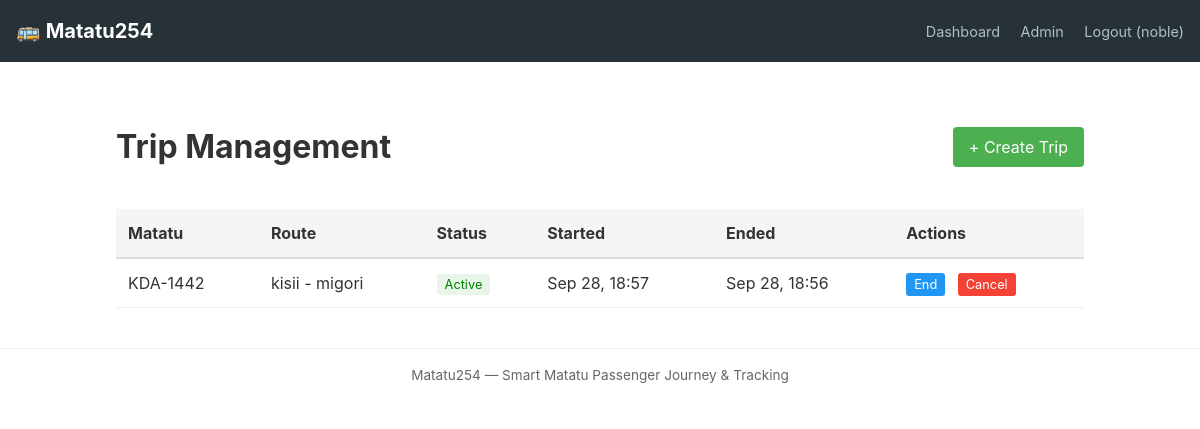
The app's page /management/trips/ (signed in), older data.
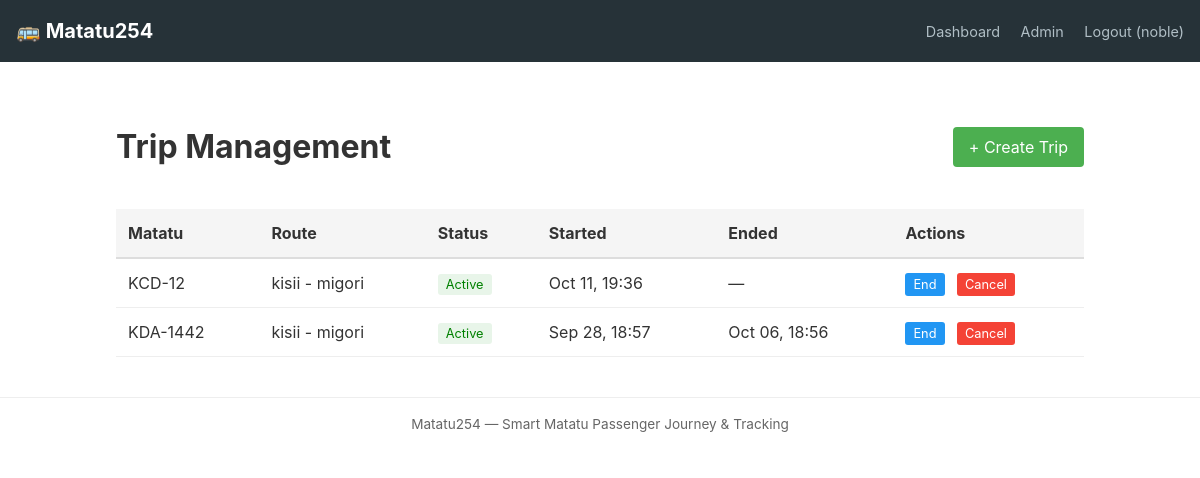
The same page, newer data.
### trips/models.py (models this page shows, shortened)
class ActiveTrip(models.Model):
  class Status(models.TextChoices):
    CREATED = "created", "Created"
    ACTIVE = "active", "Active"
    COMPLETED = "completed", "Completed"
    CANCELLED = "cancelled", "Cancelled"
  matatu = models.ForeignKey(Matatu, on_delete=models.CASCADE)
  route = models.ForeignKey(Route, on_delete=models.CASCADE)
  start_time = models.DateTimeField(auto_now_add=True)
  end_time = models.DateTimeField(null=True, blank=True)
  status = models.CharField(
    max_length=9,
    choices=Status.choices,
    default=Status.CREATED,
  )
  current_latitude = models.DecimalField(
      max_digits=9, decimal_places=6, null=True, blank=True
  )
  current_longitude = models.DecimalField(
      max_digits=9, decimal_places=6, null=True, blank=True
  )
  last_ping_at = models.DateTimeField(null=True, blank=True)

### fleet/models.py (models this page shows, shortened)
class Matatu(models.Model):
	registration_number = models.CharField(max_length=20, unique=True)
	operator = models.CharField(max_length=255)
	owner = models.ForeignKey(settings.AUTH_USER_MODEL, on_delete=models.CASCADE, related_name="matatus", null=True, blank=True)
	created_at = models.DateTimeField(auto_now_add=True)

### r_outes/models.py (models this page shows, shortened)
class Route(models.Model):
    name = models.CharField(max_length=100, unique=True)
    description = models.TextField(max_length=150, blank=True)

### management/views.py (the view)
# urls.py: path("trips/", views.trip_list, name="trip-list"),
@login_required
@user_passes_test(is_admin)
def trip_list(request):
    trips = ActiveTrip.objects.select_related('matatu', 'route').order_by('-start_time')
    return render(request, "management/trip_list.html", {'trips': trips})

### management/views.py (called while the page is built)
def is_admin(user):
    return user.is_authenticated and user.role == 'ADMIN'

### management/templates/management/trip_list.html (shortened to what this page needs)
{% extends 'base.html' %}
{% block content %}
  <div style="max-width: 1000px; margin: 0 auto; padding: 1rem;">
    <header style="display: flex; justify-content: space-between; align-items: center; margin-bottom: 1rem;">
      <h1>Trip Management</h1>
      <a href="{% url 'management:trip-create' %}" style="padding: 0.5rem 1rem; background: #4caf50; color: white; text-decoration: none; border-radius: 4px;">+ Create Trip</a>
    </header>
    {% if trips %}
      <div style="overflow-x: auto;">
        <table style="width: 100%; border-collapse: collapse;">
          <thead>
            <tr style="background: #f5f5f5;">
              <th style="padding: 0.75rem; text-align: left; border-bottom: 2px solid #ddd;">Matatu</th>
              <th style="padding: 0.75rem; text-align: left; border-bottom: 2px solid #ddd;">Route</th>
              <th style="padding: 0.75rem; text-align: left; border-bottom: 2px solid #ddd;">Status</th>
              <th style="padding: 0.75rem; text-align: left; border-bottom: 2px solid #ddd;">Started</th>
              <th style="padding: 0.75rem; text-align: left; border-bottom: 2px solid #ddd;">Ended</th>
              <th style="padding: 0.75rem; text-align: left; border-bottom: 2px solid #ddd;">Actions</th>
            </tr>
          </thead>
          <tbody>
            {% for t in trips %}
              <tr style="border-bottom: 1px solid #eee;">
                <td style="padding: 0.75rem;">{{ t.matatu.registration_number }}</td>
                <td style="padding: 0.75rem;">{{ t.route.name }}</td>
                <td style="padding: 0.75rem;">
                  <span style="
                    text-transform: capitalize;
                    padding: 0.2rem 0.5rem;
                    border-radius: 3px;
                    font-size: 0.8rem;
                    background:
                      {% if t.status == 'active' %}#e8f5e9
                      {% elif t.status == 'completed' %}#e3f2fd
                      {% elif t.status == 'cancelled' %}#fce4ec
                      {% else %}#fff3e0{% endif %};
                    color:
                      {% if t.status == 'active' %}green
                      {% elif t.status == 'completed' %}blue
                      {% elif t.status == 'cancelled' %}red
                      {% else %}orange{% endif %};
                  ">
                    {{ t.get_status_display }}
                  </span>
                </td>
                <td style="padding: 0.75rem;">{{ t.start_time|date:"M d, H:i" }}</td>
                <td style="padding: 0.75rem;">{{ t.end_time|date:"M d, H:i"|default:'—' }}</td>
                <td style="padding: 0.75rem;">
                  {% if t.status == 'created' %}
                    <a href="{% url 'management:trip-start' t.pk %}" style="margin-right: 0.5rem; padding: 0.25rem 0.5rem; background: #4caf50; color: white; text-decoration: none; border-radius: 3px; font-size: 0.8rem;">Start</a>
                    <a href="{% url 'management:trip-cancel' t.pk %}" style="padding: 0.25rem 0.5rem; background: #f44336; color: white; text-decoration: none; border-radius: 3px; font-size: 0.8rem;">Cancel</a>
                  {% elif t.status == 'active' %}
                    <a href="{% url 'management:trip-end' t.pk %}" style="margin-right: 0.5rem; padding: 0.25rem 0.5rem; background: #2196f3; color: white; text-decoration: none; border-radius: 3px; font-size: 0.8rem;">End</a>
                    <a href="{% url 'management:trip-cancel' t.pk %}" style="padding: 0.25rem 0.5rem; background: #f44336; color: white; text-decoration: none; border-radius: 3px; font-size: 0.8rem;">Cancel</a>
                  {% else %}
                    <span style="color: #999;">—</span>
                  {% endif %}
                </td>
              </tr>
            {% endfor %}
          </tbody>
        </table>
      </div>
    {% else %}
      <p style="color: #666;">No trips yet.</p>
    {% endif %}
  </div>
{% endblock %}

Row changes from the older to the newer data that the page shows:
added ActiveTrip: matatu.registration_number "KCD-12", route.name "kisii - migori", status "Active", start_time "Oct 11, 19:36", end_time "—", shows "End"
changed ActiveTrip "Sep 28, 18:57": end_time "Sep 28, 18:56" → "Oct 06, 18:56"
